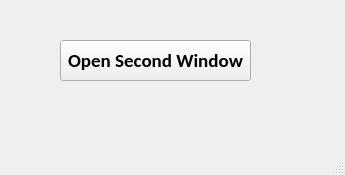
<?xml version="1.0" encoding="UTF-8"?>
<ui version="4.0">
 <class>FirstWindow</class>
 <widget class="QMainWindow" name="FirstWindow">
  <property name="geometry">
   <rect>
    <x>0</x>
    <y>0</y>
    <width>345</width>
    <height>175</height>
   </rect>
  </property>
  <property name="windowTitle">
   <string>First Window</string>
  </property>
  <widget class="QWidget" name="centralwidget">
   <widget class="QPushButton" name="pushButton">
    <property name="geometry">
     <rect>
      <x>60</x>
      <y>40</y>
      <width>191</width>
      <height>41</height>
     </rect>
    </property>
    <property name="font">
     <font>
      <family>Calibri</family>
      <pointsize>14</pointsize>
      <weight>75</weight>
      <bold>true</bold>
     </font>
    </property>
    <property name="text">
     <string>Open Second Window</string>
    </property>
   </widget>
  </widget>
  <widget class="QMenuBar" name="menubar">
   <property name="geometry">
    <rect>
     <x>0</x>
     <y>0</y>
     <width>345</width>
     <height>21</height>
    </rect>
   </property>
  </widget>
  <widget class="QStatusBar" name="statusbar"/>
 </widget>
 <resources/>
 <connections/>
</ui>
